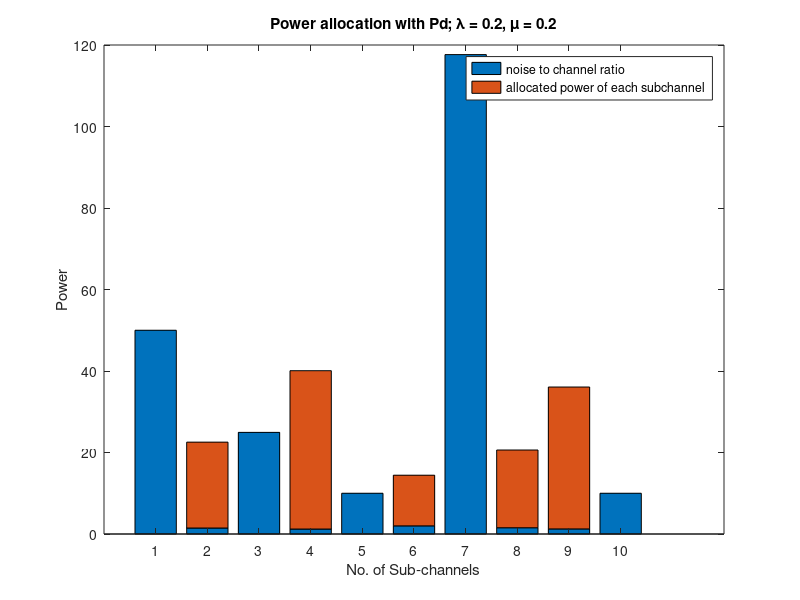
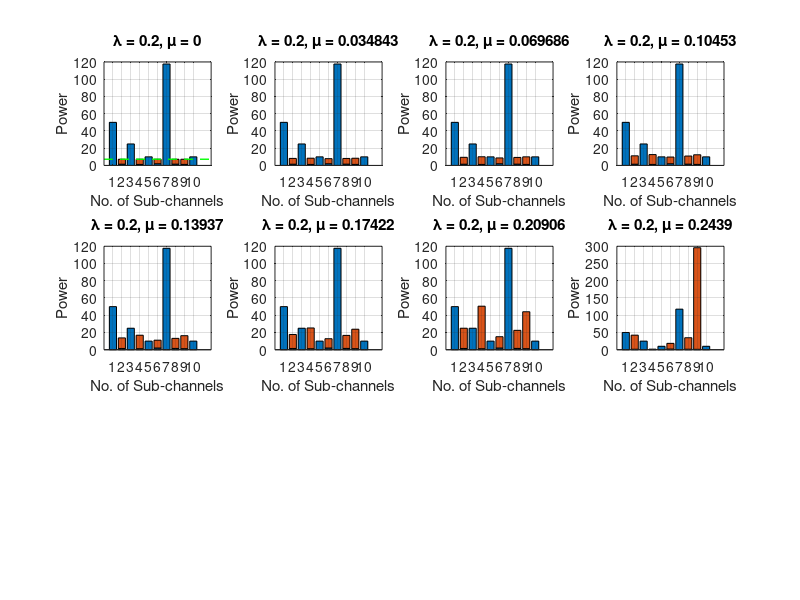

Here is the MATLAB script that generated these plots, in order: (Note: this script raises an error after producing the figures.)
clear all;clc;close all;

%% Basic Parameters
lambda = 0.2;
u = 0.2;
N_c = 10;
N_0 = 1;
h = [.1 + .1i, .2 + .8i, .01 + .2i, .1 + .9i, .3 + .1i, .1 + .7i, .09 + .02i, .1 + .8i, .4 + .8i, .1 + .3i];
abs_h_square = abs(h).^2;

%% Power allocation based on KKT Condition
P_n = 1./((lambda - u*abs_h_square) * log(2)) - N_0./abs_h_square;

% Setting elements of P_n less than 0 to 0
P_n(P_n < 0) = 0;

%% Plotting the optimal power allocations based on fixed lambda and u
figure(1);
carrierNoise = N_0 ./ abs_h_square;
carrierpower = P_n;
bar([carrierNoise; carrierpower].', 'stacked');
hold off; % Release the hold state
title(('Power allocation with Pd; \lambda = 0.2, \mu = 0.2'));
legend('noise to channel ratio', 'allocated power of each subchannel');
ylabel('Power');
xlabel('No. of Sub-channels');
saveas(gcf, 'Ex3_Step3.png', 'png');


%% Step4: increase Pd
max_abs_h_square = max(abs_h_square);
max_u = lambda / max_abs_h_square;
%generate 15 cases from u legal range
u_array = linspace(0, max_u, 8);
disp(u_array)

figure(2);
for index = 1:length(u_array)
    P_n = 1./((lambda - u_array(index) * abs_h_square) * log(2)) - N_0./abs_h_square;
    P_n(P_n < 0) = 0;
    subplot(3,4,index)
    carrierNoise = N_0 ./ abs_h_square;
    carrierpower = P_n;
    bar([carrierNoise; carrierpower].', 'stacked');
    title(['\lambda = 0.2, \mu = ', num2str(u_array(index))]);
    grid on;
    ylabel('Power');
    xlabel('No. of Sub-channels');
    if u_array(index)== 0
        thershold = 1./ (lambda* log(2));
        line(xlim, [thershold thershold], 'Color', 'g', 'LineStyle', '--','LineWidth', 1);
    end
end
sgtitle('power allocation with the increase of Pd');
saveas(gcf, 'Ex3_Step4.png', 'png');




